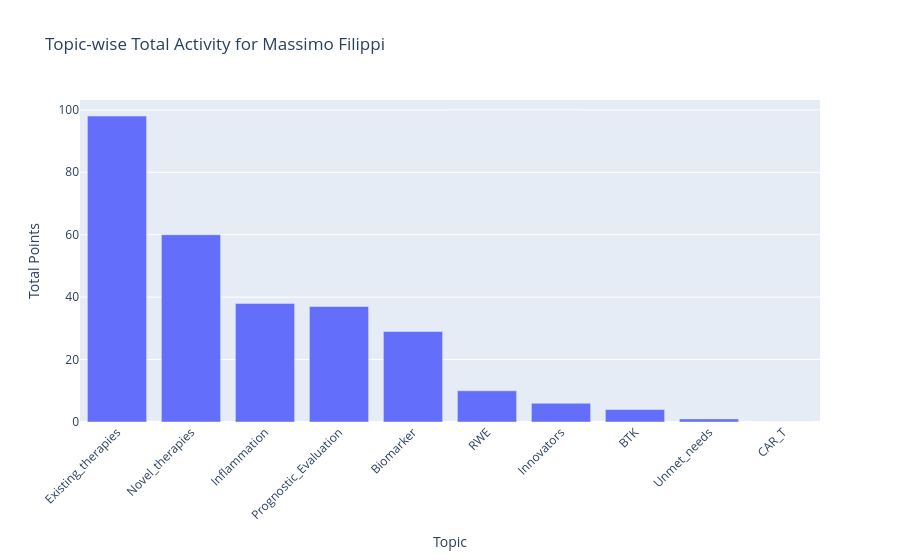

This figure's notebook cell:
### Code cell
import plotly.express as px

fig = px.bar(
    massimo_topics_df.sort_values("Total Points", ascending=False),
    x="Topic",
    y="Total Points",
    title="Topic-wise Total Activity for Massimo Filippi"
)

fig.update_layout(xaxis_tickangle=-45)

fig.show()

### Figure 1 — Plotly figure (JSON) as saved in the notebook; plotly's stock layout.template omitted (floating-point values rounded to 4 significant figures)
{"data": [{"hovertemplate": "Topic=%{x}<br>Total Points=%{y}<extra></extra>", "legendgroup": "", "marker": {"color": "#636efa", "pattern": {"shape": ""}}, "name": "", "orientation": "v", "showlegend": false, "textposition": "auto", "type": "bar", "x": ["Existing_therapies", "Novel_therapies", "Inflammation", "Prognostic_Evaluation", "Biomarker", "RWE", "Innovators", "BTK", "Unmet_needs", "CAR_T"], "xaxis": "x", "y": [98, 60, 38, 37, 29, 10, 6, 4, 1, 0], "yaxis": "y"}], "layout": {"barmode": "relative", "legend": {"tracegroupgap": 0}, "title": {"text": "Topic-wise Total Activity for Massimo Filippi"}, "xaxis": {"anchor": "y", "domain": [0, 1], "tickangle": -45, "title": {"text": "Topic"}}, "yaxis": {"anchor": "x", "domain": [0, 1], "title": {"text": "Total Points"}}}}
